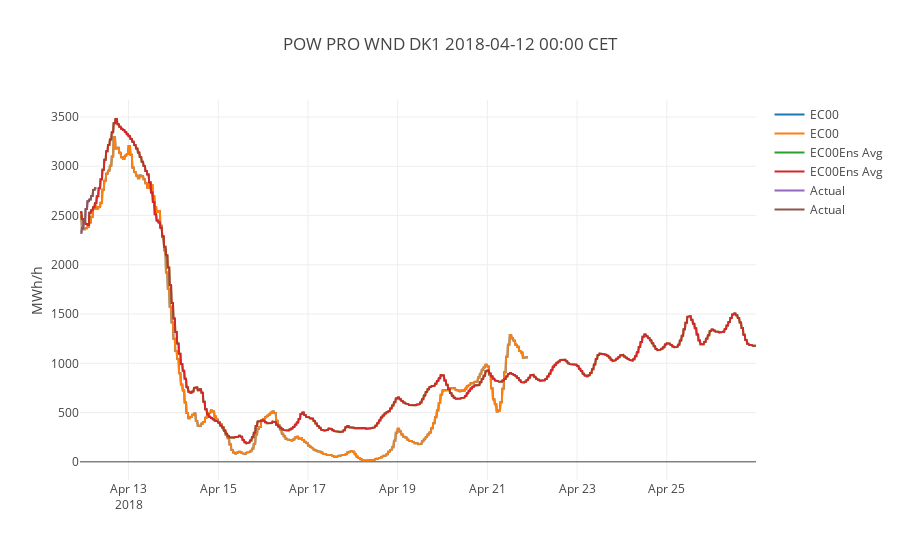

The notebook cell saved with this chart:
### Code cell
data = {}
label = {}
issue_date = pytz.timezone('CET').localize(datetime.strptime('2018-04-12 00:00', "%Y-%m-%d %H:%M"))
date_to = date_from + timedelta(days=14)
for c in curves_at00:
    ts = None
    if c.curve_type == 'TAGGED_INSTANCES':
        ts = c.get_instance(issue_date=issue_date, tag='Avg')
        label[c.name] = ' '.join([';'.join(c.sources), 'Avg'])
    elif c.curve_type == 'INSTANCES':
        ts = c.get_instance(issue_date=issue_date)
        label[c.name] = ';'.join(c.sources)
    elif c.curve_type == 'TIME_SERIES':
        data[c.name] = c.get_data(data_from=date_from, data_to=date_to).to_pandas()
        label[c.name] = 'Actual'
    if ts is not None:
        data[c.name] = ts.to_pandas()
        
fig = tls.make_subplots(len(data), cols=1, shared_xaxes=True)
for key in data.keys():
    ts = data[key]
    fig.append_trace({'x': ts.index, 'y': ts.values, 'type': 'scatter', 
                      'name': label[key]}, 1, 1)

title = ' '.join([c.commodity,
                  ' '.join(c.categories),
                  c.area,
                  issue_date.strftime("%Y-%m-%d %H:%M"),
                  c.time_zone])
                  
fig['layout'].update(title=title)
fig['layout'].update(yaxis=dict(title=c.unit))    
offline.iplot(fig)

### Figure 1 — Plotly figure (JSON) as saved in the notebook; plotly's stock layout.template omitted (floating-point values rounded to 4 significant figures; data arrays with more than 128 entries replaced by an {"elided": "..."} marker saying what was removed)
{"data": [{"name": "EC00", "type": "scatter", "x": {"elided": "960 str values"}, "xaxis": "x1", "y": {"elided": "960 float values"}, "yaxis": "y1"}, {"name": "EC00", "type": "scatter", "x": {"elided": "960 str values"}, "xaxis": "x1", "y": {"elided": "960 float values"}, "yaxis": "y1"}, {"name": "EC00Ens Avg", "type": "scatter", "x": {"elided": "1448 str values"}, "xaxis": "x1", "y": {"elided": "1448 float values"}, "yaxis": "y1"}, {"name": "EC00Ens Avg", "type": "scatter", "x": {"elided": "1448 str values"}, "xaxis": "x1", "y": {"elided": "1448 float values"}, "yaxis": "y1"}, {"name": "Actual", "type": "scatter", "x": {"elided": "1344 str values"}, "xaxis": "x1", "y": {"elided": "1344 float values"}, "yaxis": "y1"}, {"name": "Actual", "type": "scatter", "x": {"elided": "1344 str values"}, "xaxis": "x1", "y": {"elided": "1344 float values"}, "yaxis": "y1"}], "layout": {"title": "POW PRO WND DK1 2018-04-12 00:00 CET", "xaxis1": {"anchor": "y6", "domain": [0, 1]}, "yaxis": {"title": "MWh/h"}, "yaxis1": {"anchor": "free", "domain": [0.875, 1], "position": 0}, "yaxis2": {"anchor": "free", "domain": [0.7, 0.825], "position": 0}, "yaxis3": {"anchor": "free", "domain": [0.525, 0.65], "position": 0}, "yaxis4": {"anchor": "free", "domain": [0.35, 0.475], "position": 0}, "yaxis5": {"anchor": "free", "domain": [0.175, 0.3], "position": 0}, "yaxis6": {"anchor": "x1", "domain": [0, 0.125]}}}
